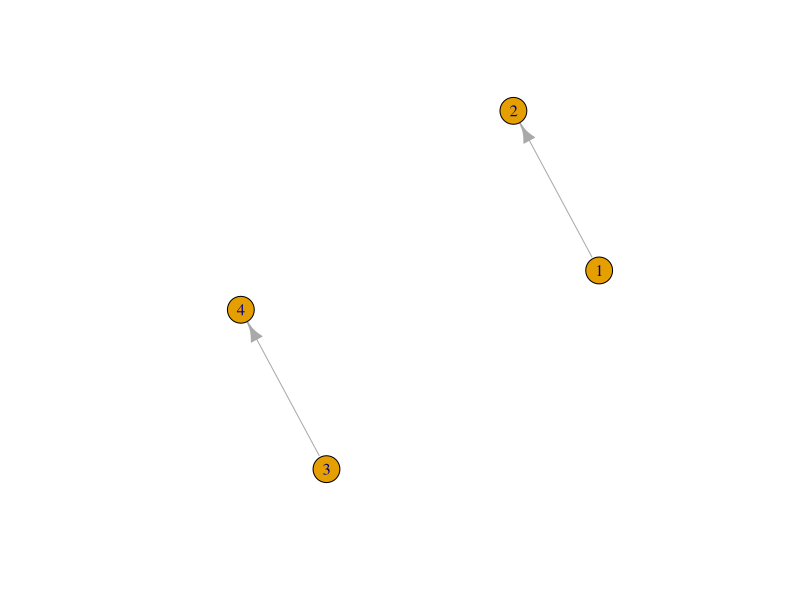
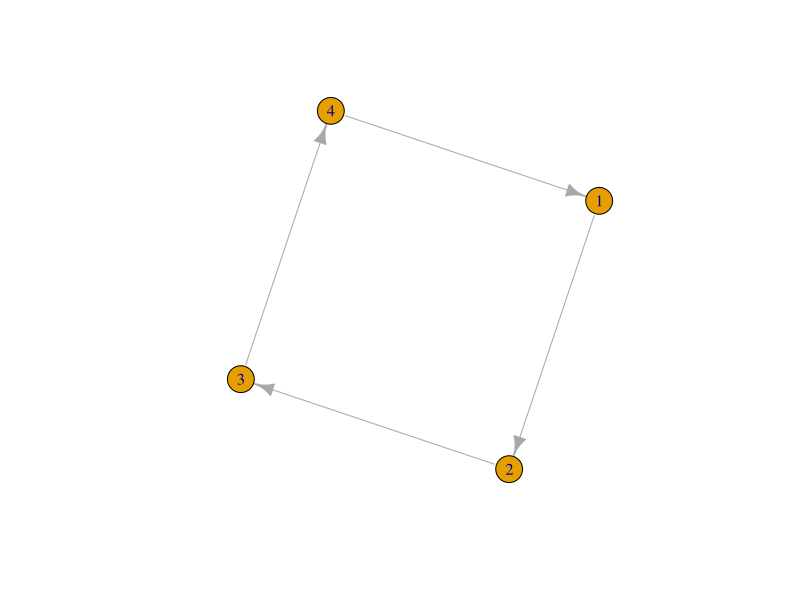
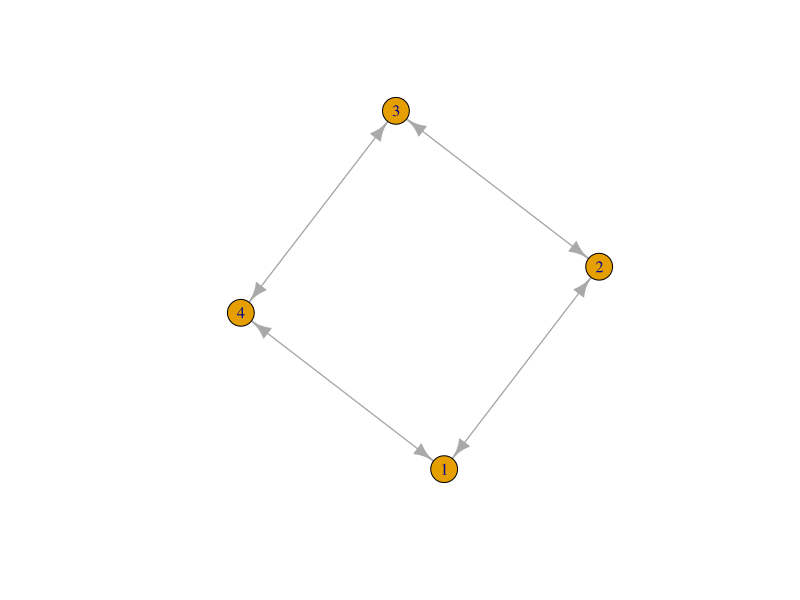
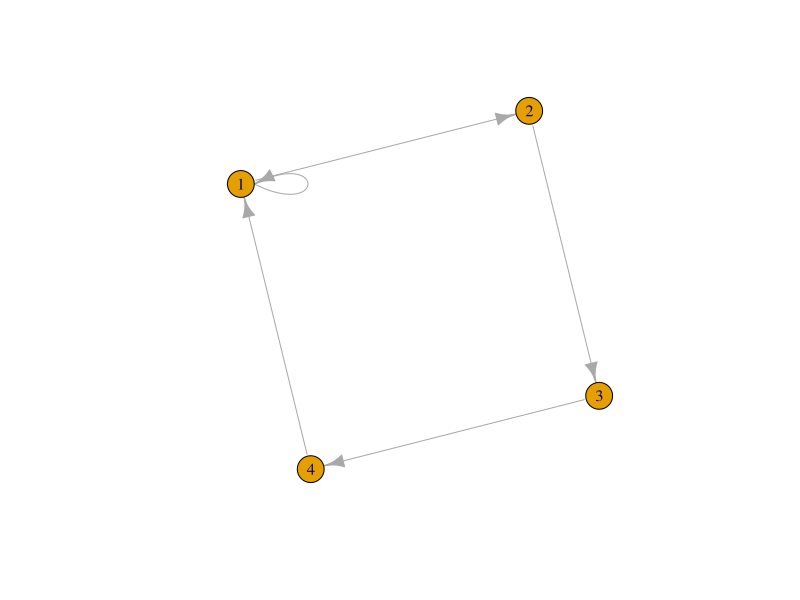
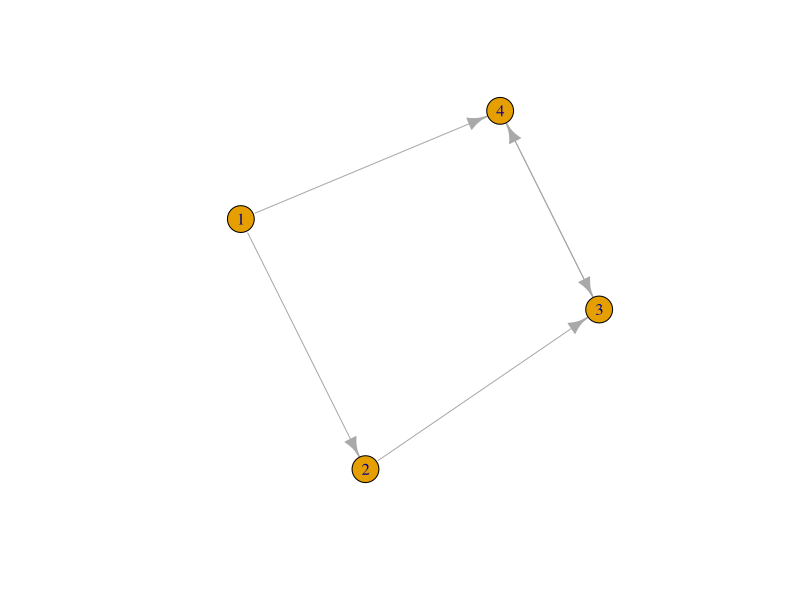
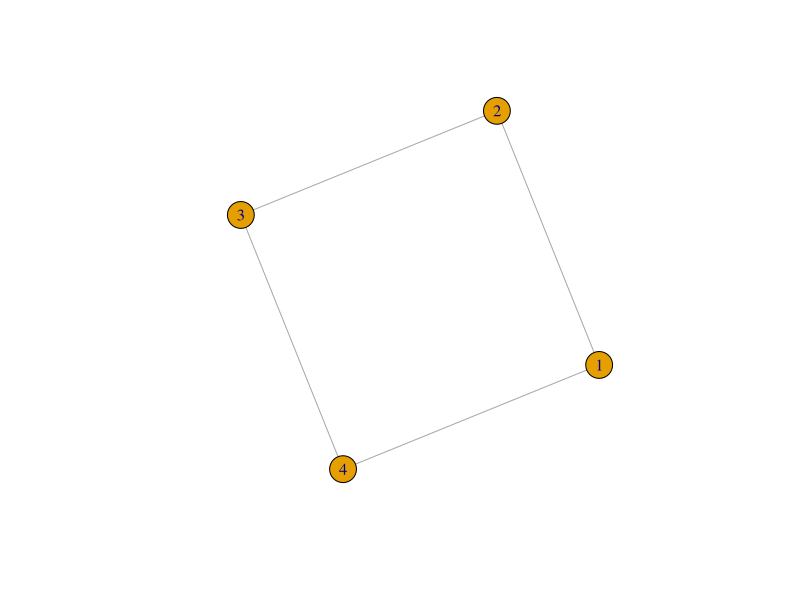
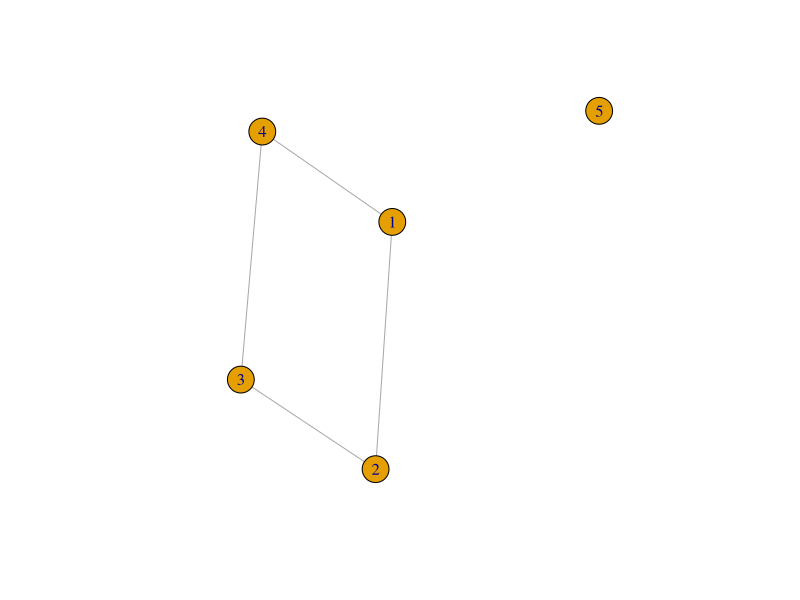
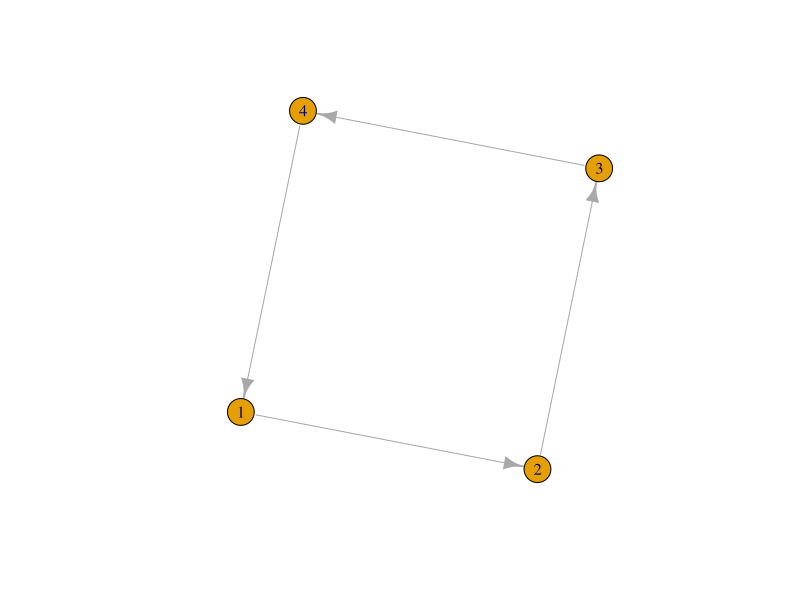

Write the R code that produced these figures, in order.
## ---- chunk 1
install.packages("igraph")
library(igraph)
## ---- chunk 2
grafo1 = graph(edges = c(1, 2, 3, 4))
plot(grafo1)
## ---- chunk 3
grafo2 = graph(edges = c(1, 2, 2, 3, 3, 4, 4, 1))
plot(grafo2)
## ---- chunk 4
grafo2 = graph(edges = c(1, 2, 2, 3, 3, 4, 4, 1, 1, 4, 4, 3, 3, 2, 2, 1))
plot(grafo2)
## ---- chunk 5
grafo3 = graph(edges = c(1, 2, 2, 3, 3, 4, 4, 1, 1, 1))
plot(grafo3)
## ---- chunk 6
grafo4 = graph_from_literal(1-+2, 2-+3, 3++4, 4+-1)
plot(grafo4)
## ---- chunk 7
grafo5 = graph_from_literal(1-2, 2-3, 3-4, 4-1)
plot(grafo5)
## ---- chunk 8
grafo6 = graph_from_literal(1-2-3-4-1, 5)
plot(grafo6)
## ---- chunk 9
grafo7 = graph(edges = c(1, 2, 2, 3, 3, 4, 4, 1))
plot(grafo7)
grafo7
## ---- chunk 10
grafo8 = graph(edges = c(1, 2, 2, 3, 3, 4, 4, 1), directed = F)
plot(grafo8)
grafo8
## ---- chunk 11
grafo9 = graph(edges = c(1, 2, 2, 3, 3, 4, 4, 1), directed = F, n = 10)
plot(grafo9)
## ---- chunk 12
grafo10 = graph(edges = c("A", "B", "B", "C", "C", "D", "D", "E", "E", "A", "A", "C", "C", "B"))
plot(grafo10)
## ---- chunk 13
grafo11 = graph(edges = c("A", "B", "B", "C", "C", "D", "D", "E", "E", "A", "A", "C", "C", "B"), isolates = c("F", "G"))
# Matriz adjacente
grafo11[]
# Linha 1
grafo11[1, ]
# Coluna 1
grafo11[, 1]
# Nomes dos vértices
V(grafo11)$name
## ---- chunk 14
grafo12 = graph(edges = c("Fernando", "Pedro", "José", "Antônio", "Fernando", "José", "Fernando", "Antônio"))
plot(grafo12)
# Pesos aos vértices como atributo
V(grafo12)$Peso = c(40, 30, 30, 25)
# Ler atributos, temos name e peso. Nome é padrão
vertex_attr(grafo12)
# Atributos para arestas
E(grafo12)$TipoAmizade = c("Amigo", "Inimigo", "Inimigo", "Amigo")
# Mostra todos
edge_attr(grafo12)
# Mostra atributo pelo nome
edge_attr(grafo12)$TipoAmizade
vertex_attr(grafo12)$Peso
# Weight é atributo padrão
E(grafo12)$weight = c(1, 2, 1, 3)
grafo12
# Tipo do grafo, agora temos os 4 símbolos preenchidos
V(grafo12)$type = "Humanos"
grafo12
